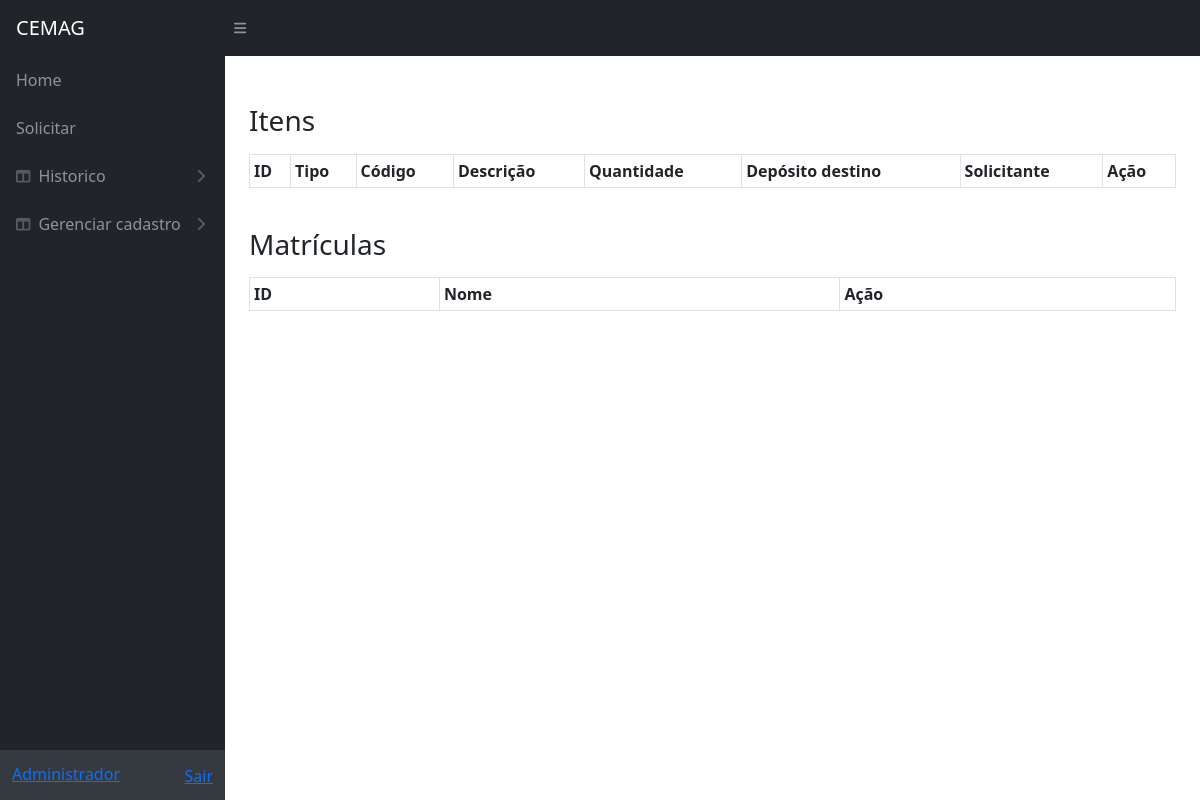
Before: /solicitacao/gerir-solicitacao-cadastro/ (signed in) with the older database file.
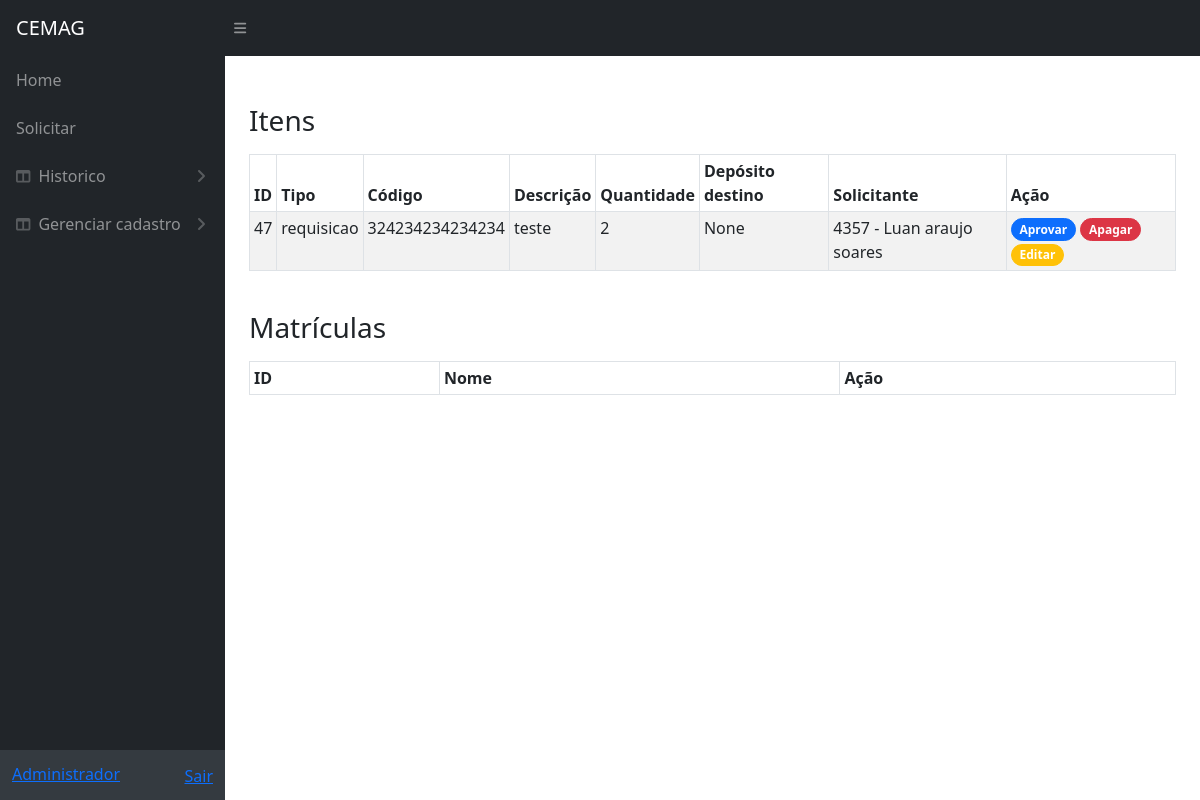
After: the same page with the newer database file.
### solicitacao/models.py (models this page shows, shortened)
class SolicitacaoCadastroItem(models.Model):
    tipo_solicitacao = models.CharField(max_length=20)
    funcionario = models.ForeignKey(Funcionario, on_delete=models.CASCADE, related_name='cadastro_item')
    codigo = models.CharField(max_length=100, blank=True, null=True)
    descricao = models.CharField(max_length=100, blank=True, null=True)
    quantidade = models.IntegerField()
    deposito_destino = models.ForeignKey(DepositoDestino, on_delete=models.CASCADE, related_name='solicitacao_deposito_destino', null=True, blank=True)
    cc = models.ForeignKey(Cc, on_delete=models.CASCADE, related_name='cadastro_cc', blank=True, null=True)
    aprovado = models.BooleanField(default=False)
    data_aprovacao = models.DateTimeField(blank=True, null=True)

### cadastro/models.py (models this page shows, shortened)
class Funcionario(models.Model):
    nome = models.CharField(max_length=100)
    matricula = models.CharField(max_length=5, unique=True)
    cc = models.ManyToManyField(Cc, related_name='funcionario_cc')

### solicitacao/views.py (the view, shortened to what this page needs)
# urls.py: path('gerir-solicitacao-cadastro/', views.gerir_solicitacoes, name='gerir_solicitacoes'),
@login_required
def gerir_solicitacoes(request):
    cadastro_matricula = SolicitacaoNovaMatricula.objects.filter(aprovado=False)
    cadastro_item = SolicitacaoCadastroItem.objects.filter(aprovado=False)
    mensagem_erro = None  # Variável para armazenar a mensagem de erro
    context = {
        'cadastro_matricula': cadastro_matricula,
        'cadastro_item': cadastro_item,
        'mensagem_erro': mensagem_erro,  # Adiciona a mensagem de erro ao contexto
    }
    return render(request, 'solicitacao-cadastro.html', context)

### solicitacao/templates/solicitacao-cadastro.html (shortened to what this page needs)
{% extends 'base.html' %}
{% block content %}
<br>
<br>
<h3 class="mb-3">Itens</h3>
<table id="solicitacaoCadastroTable" class="table table-bordered table-striped table-sm mb-3">
    <thead>
        <tr>
            <th>ID</th>
            <th>Tipo</th>
            <th>Código</th>
            <th>Descrição</th>
            <th>Quantidade</th>
            <th>Depósito destino</th>
            <th>Solicitante</th>
            <th>Ação</th>
        </tr>
    </thead>
    <tbody>
        {% for item in cadastro_item %}
        <tr>
            <td>{{ item.id }}</td>
            <td>{{ item.tipo_solicitacao }}</td>
            <td>{{ item.codigo }}</td>
            <td>{{ item.descricao }}</td>
            <td>{{ item.quantidade }}</td>
            <td>{{ item.deposito_destino_id }}</td>
            <td>{{ item.funcionario.matricula }} - {{ item.funcionario.nome }}</td>
            <td>
                <form method="post" id="form-solicitacao-item">
                    {% if item.tipo_solicitacao == 'requisicao' %}
                    <button class="badge rounded-pill btn btn-sm btn-primary" type="button"
                        name="add" data-tipo-cadastro="item" data-id="{{item.id}}"
                        onclick="prepararAdd(this, true);">Aprovar</button>
                    {% else %}
                    <button class="badge rounded-pill btn btn-sm btn-primary" type="button"
                        name="add" data-tipo-cadastro="item" data-id="{{item.id}}"
                        onclick="prepararAdd(this, false);">Aprovar</button>
                    {% endif %}
                    <button class="badge rounded-pill btn btn-sm btn-danger" type="submit" name="apagar" data-tipo-cadastro="item" data-id="{{item.id}}" onclick="return prepararApagar(this, 'form-solicitacao-item');">Apagar</button>
                    <a href="{% url 'edit_solicitacao_cadastro_item' item.pk item.tipo_solicitacao %}" class="badge rounded-pill btn btn-sm btn-warning" type="button">Editar</a>
                </form>
            </td>
        </tr>
        {% endfor %}
    </tbody>
</table>
<br>
<h3 class="mb-3">Matrículas</h3>
<table id="solicitacaoItemTable" class="table table-bordered table-striped table-sm mb-3">
    <thead>
        <tr>
            <th>ID</th>
            <th>Nome</th>
            <th>Ação</th>
        </tr>
    </thead>
</table>
<br>
{% endblock %}

Changed rows visible on the page:
added SolicitacaoCadastroItem: id "47", tipo_solicitacao "requisicao", codigo "324234234234234", descricao "teste", quantidade "2", deposito_destino_id "None", funcionario.matricula "4357", funcionario.nome "Luan araujo soares"
